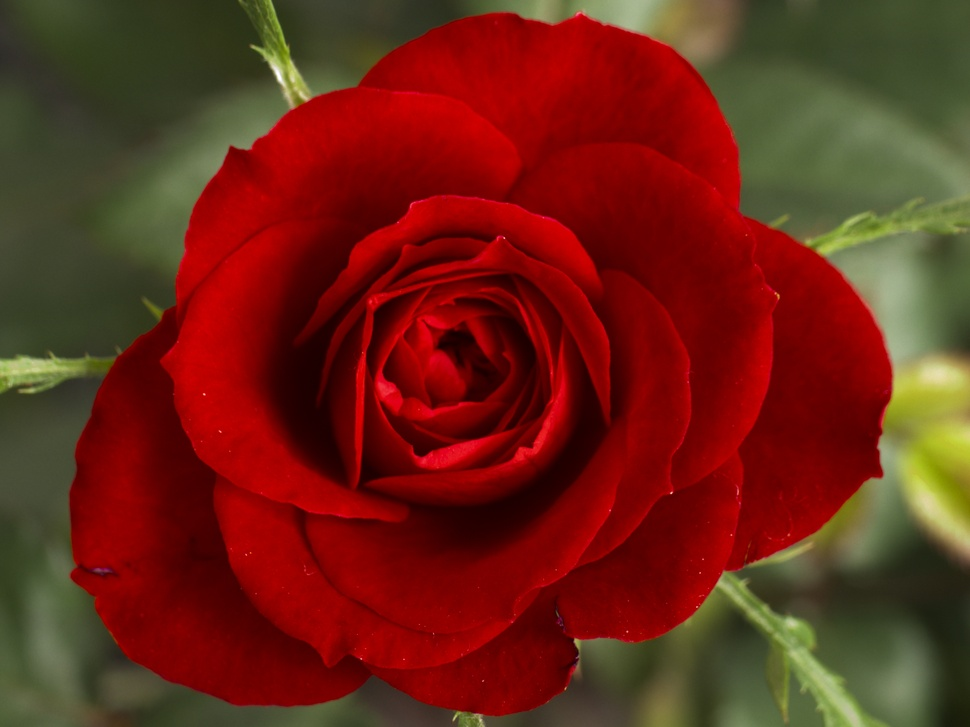
%> input picture School/CSE 102/Labs/Lab7/rose.jpg, 970 x 727 px, shrunk from 2272 x 1704 before the run
$ octave Part1.m   (GNU Octave 9; MATLAB toolbox functions it lacks are replaced by stand-ins)
%> lines starting %> are read from the running program, lines starting %| are printed output that depends on the picture; in (x1, y1, x2, y2) boxes, pixels count from 0 and x2, y2 are one past the last pixel; in counts of white or black regions, pixels touching at a corner belong together; the program's own positions count from 1
% Reading the image and converting it to a gray-level image.
rose = imread('rose.jpg');
%> rose is the input picture: size 727x970x3 uint8; mean R, G, B 108.6, 38, 23.1
rose = rgb2gray(rose);
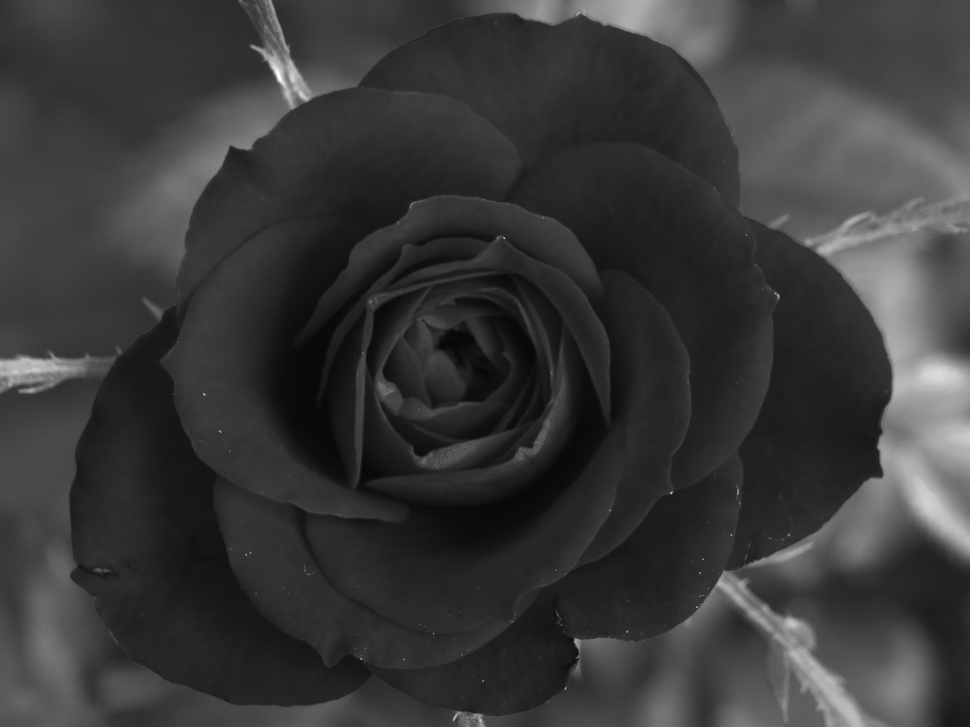
%> rose: size 727x970 uint8; min 6, max 254, mean 57.4
[rose256,map256] = gray2ind(rose,256);% A 256 gray-level image
%> map256 = 256 rows, first 12: [0 0 0; 0.00392 0.00392 0.00392; 0.00784 0.00784 0.00784; 0.0118 0.0118 0.0118; 0.0157 0.0157 0.0157; 0.0196 0.0196 0.0196; 0.0235 0.0235 0.0235; 0.0275 0.0275 0.0275; 0.0314 0.0314 0.0314; 0.0353 0.0353 0.0353; 0.0392 0.0392 0.0392; 0.0431 0.0431 0.0431]
[rose128,map128] = gray2ind(rose,128);% A 128 gray-level image
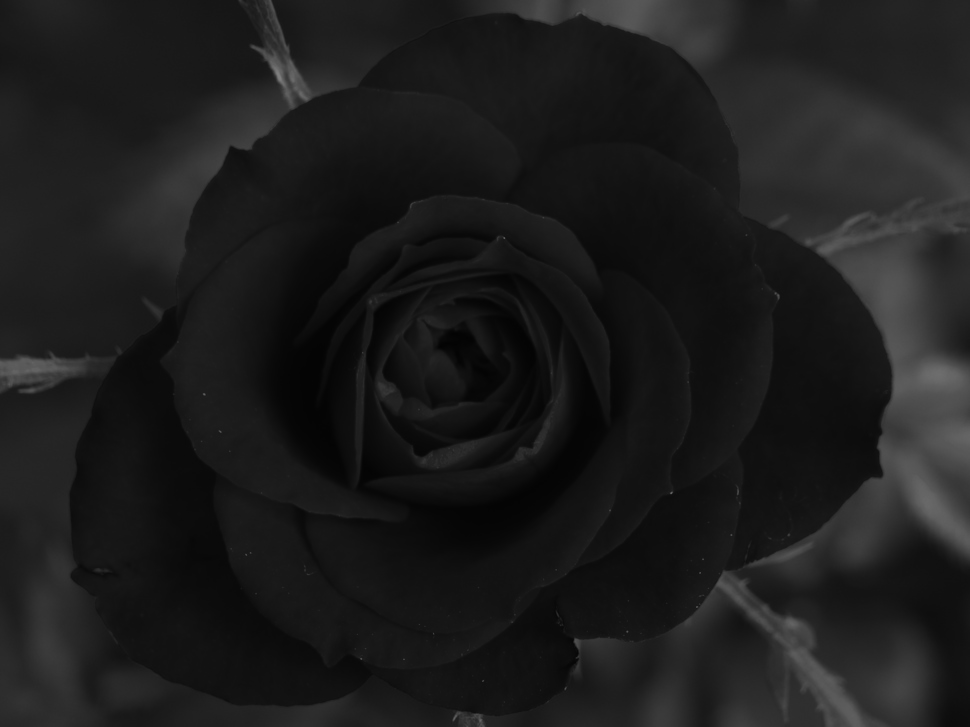
%> rose128: size 727x970 uint8; min 3, max 127, mean 28.4
%> map128 = 128 rows, first 12: [0 0 0; 0.00787 0.00787 0.00787; 0.0157 0.0157 0.0157; 0.0236 0.0236 0.0236; 0.0315 0.0315 0.0315; 0.0394 0.0394 0.0394; 0.0472 0.0472 0.0472; 0.0551 0.0551 0.0551; 0.063 0.063 0.063; 0.0709 0.0709 0.0709; 0.0787 0.0787 0.0787; 0.0866 0.0866 0.0866]
[rose64,map64] = gray2ind(rose,64);% A 64 gray-level image
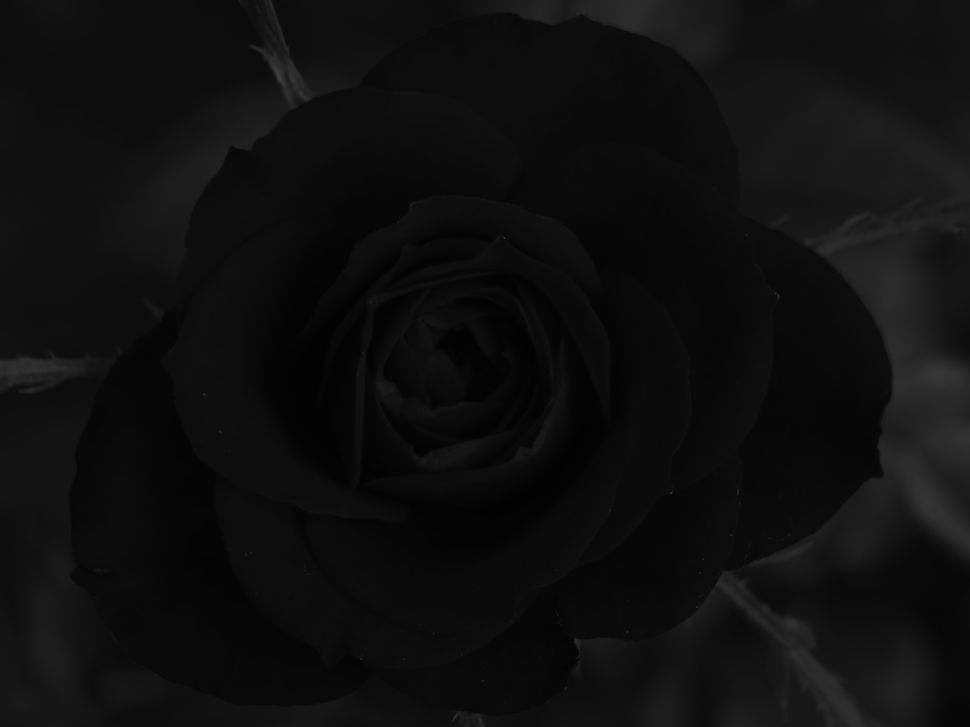
%> rose64: size 727x970 uint8; min 1, max 63, mean 14.2
%> map64 = 64 rows, first 12: [0 0 0; 0.0159 0.0159 0.0159; 0.0317 0.0317 0.0317; 0.0476 0.0476 0.0476; 0.0635 0.0635 0.0635; 0.0794 0.0794 0.0794; 0.0952 0.0952 0.0952; 0.111 0.111 0.111; 0.127 0.127 0.127; 0.143 0.143 0.143; 0.159 0.159 0.159; 0.175 0.175 0.175]
[rose32,map32] = gray2ind(rose,32);% A 32 gray-level image
%> map32 = 32 rows, first 12: [0 0 0; 0.0323 0.0323 0.0323; 0.0645 0.0645 0.0645; 0.0968 0.0968 0.0968; 0.129 0.129 0.129; 0.161 0.161 0.161; 0.194 0.194 0.194; 0.226 0.226 0.226; 0.258 0.258 0.258; 0.29 0.29 0.29; 0.323 0.323 0.323; 0.355 0.355 0.355]
[rose16,map16] = gray2ind(rose,16);% A 16 gray-level image
%> map16 = 16 rows, first 12: [0 0 0; 0.0667 0.0667 0.0667; 0.133 0.133 0.133; 0.2 0.2 0.2; 0.267 0.267 0.267; 0.333 0.333 0.333; 0.4 0.4 0.4; 0.467 0.467 0.467; 0.533 0.533 0.533; 0.6 0.6 0.6; 0.667 0.667 0.667; 0.733 0.733 0.733]
[rose8,map8] = gray2ind(rose,8);% A 8 gray-level image
%> map8 = [0 0 0; 0.143 0.143 0.143; 0.286 0.286 0.286; 0.429 0.429 0.429; 0.571 0.571 0.571; 0.714 0.714 0.714; 0.857 0.857 0.857; 1 1 1]
[rose4,map4] = gray2ind(rose,4);% A 4 gray-level image
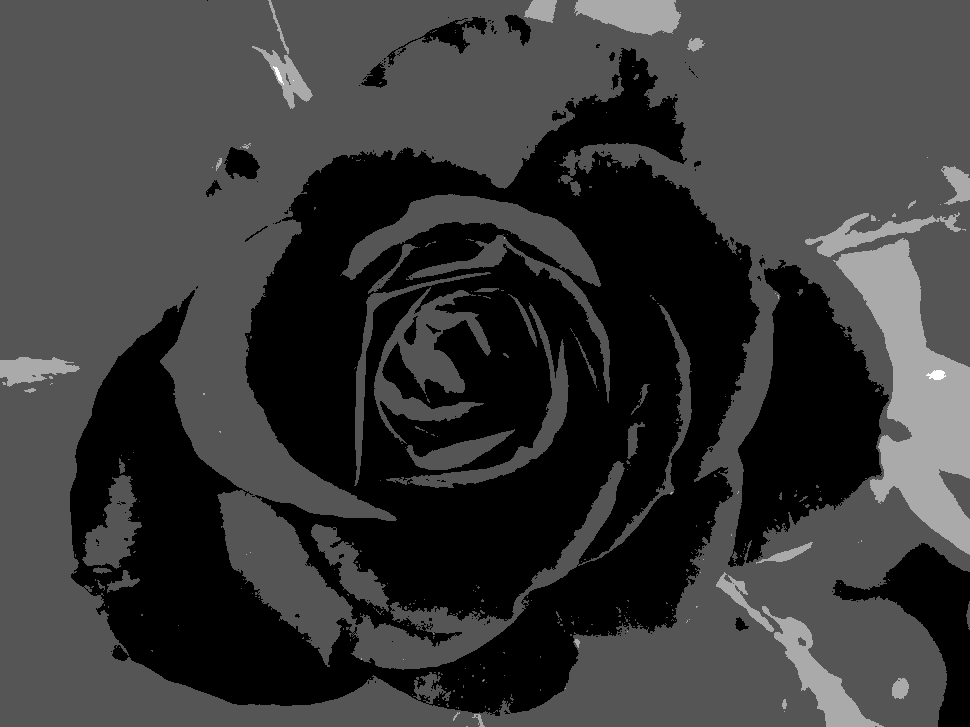
%> rose4: size 727x970 uint8; min 0, max 3, mean 0.668; drawn with min black and max white
%> map4 = [0 0 0; 0.333 0.333 0.333; 0.667 0.667 0.667; 1 1 1]
[rose2,map2] = gray2ind(rose,2);% A 2 gray-level image
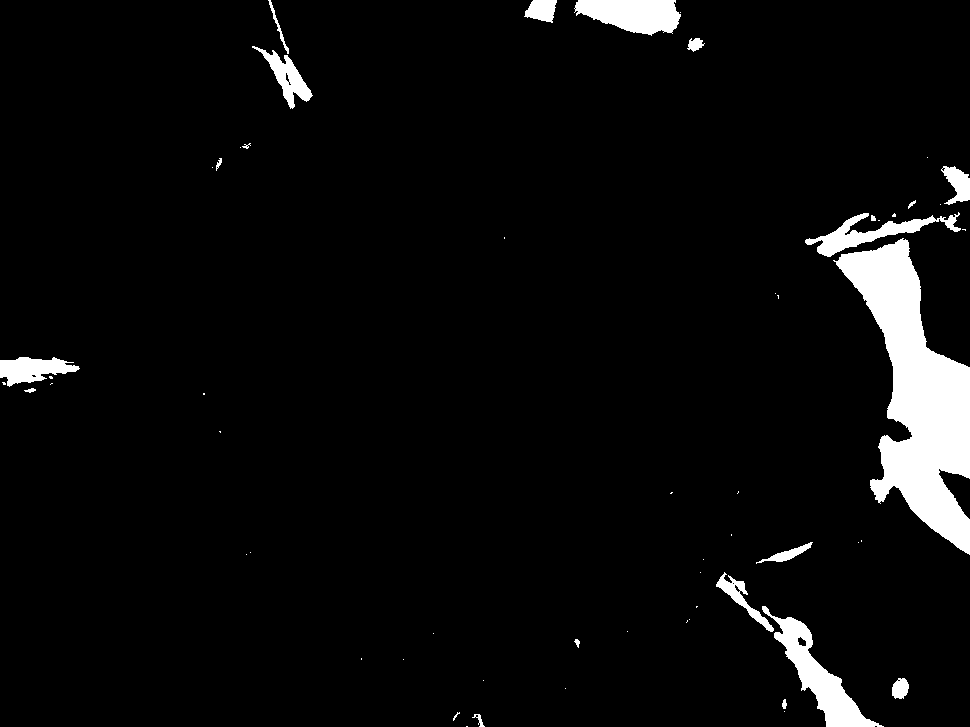
%> rose2: size 727x970 uint8; values 0 (black) and 1 (white), 4.7% white; 58 white regions (37 under 20 px), largest, box (x1, y1, x2, y2) and area: (833, 238, 970, 555) 18972, (762, 606, 884, 727) 3674, (574, 0, 681, 36) 2733
%> map2 = [0 0 0; 1 1 1]

figure(1);
subplot(2,2,1); subimage(rose256,map256); title('256 Gray Levels');
subplot(2,2,2); subimage(rose128,map128); title('128 Gray Levels');
subplot(2,2,3); subimage(rose64,map64);   title('64 Gray Levels');
subplot(2,2,4); subimage(rose32,map32);   title('32 Gray Levels');

figure(2);
subplot(2,2,1); subimage(rose16,map16); title('16 Gray Levels');
subplot(2,2,2); subimage(rose8,map8);   title('8 Gray Levels');
subplot(2,2,3); subimage(rose4,map4);   title('4 Gray Levels'),
subplot(2,2,4); subimage(rose2,map2);   title('2 Gray Levels')
